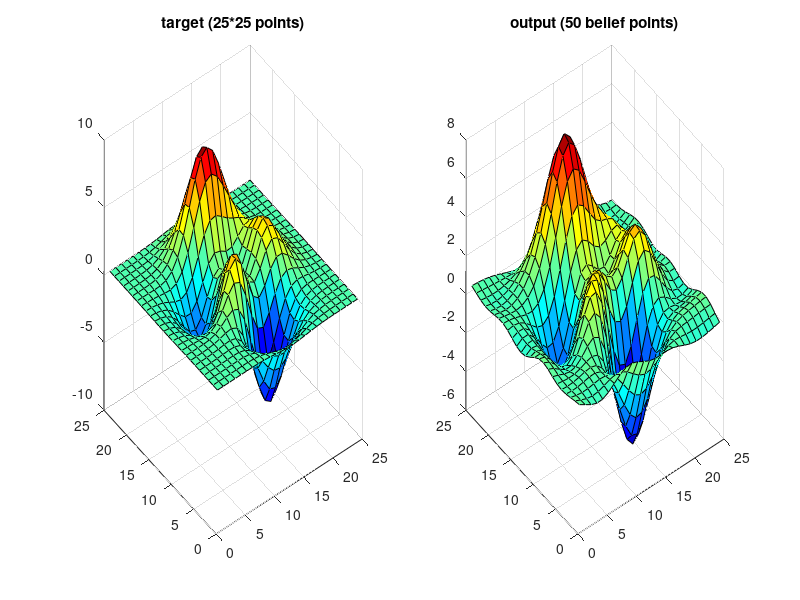

MATLAB code to generate this figure:
% aproximate one dimensional results with RBF network 
clear all;
close all;

fig = figure();

T = peaks(25);
subplot(1,2,1);
surf(T);
colormap(jet);
title('target (25*25 points)');

[x,y] = meshgrid(1:size(T,1),1:size(T,2));
X = [y(:) x(:)];

% train the gaussians weights
[idx,mu,~,d] = kmeans(X,50);
sigma = var(d).^(1/9);

for j=1:size(mu,1)
    mu_all = repmat(mu(j,:),length(X),1);
    distance = sum((X' - mu_all').^2);
    phi(j,:) = exp(- distance' / (2*sigma(j).^2));
end

phi = phi';
phi = [ones(size(phi,1),1) phi];

%train output layer weigts 
V = pinv(phi) * T(:);

%plot the output for another set of input
[x,y] = meshgrid(1:size(T,1),1:size(T,2));
X = [y(:) x(:)];

phi = [];

for j=1:size(mu,1)
    mu_all = repmat(mu(j,:),length(X),1);
    distance = sum((X' - mu_all').^2);
    phi(j,:) = exp(- distance' / (2*sigma(j).^2));
end

phi = phi';
phi = [ones(size(phi,1),1) phi];

Y = phi * V;
Y =  reshape(Y,size(x,1),size(y,1)) ;

subplot(1,2,2);
surf(Y);
colormap(jet);
title('output (50 belief points)');